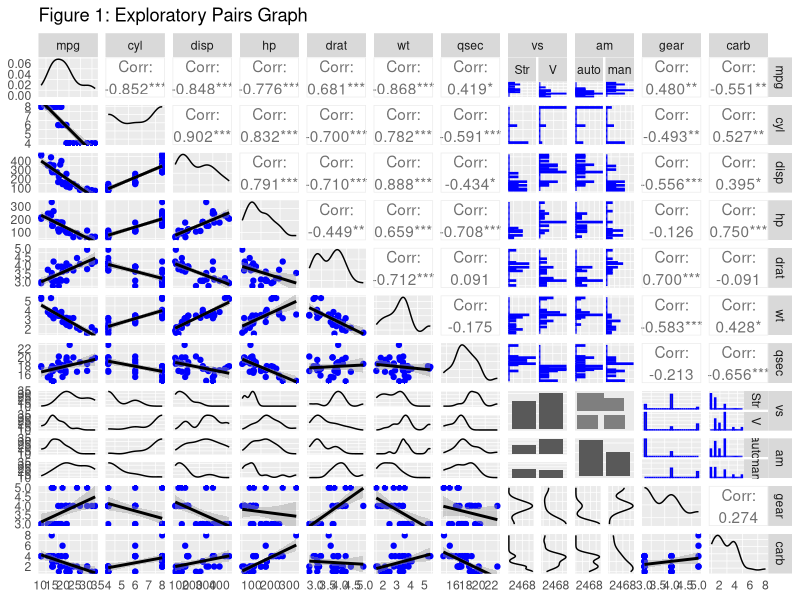
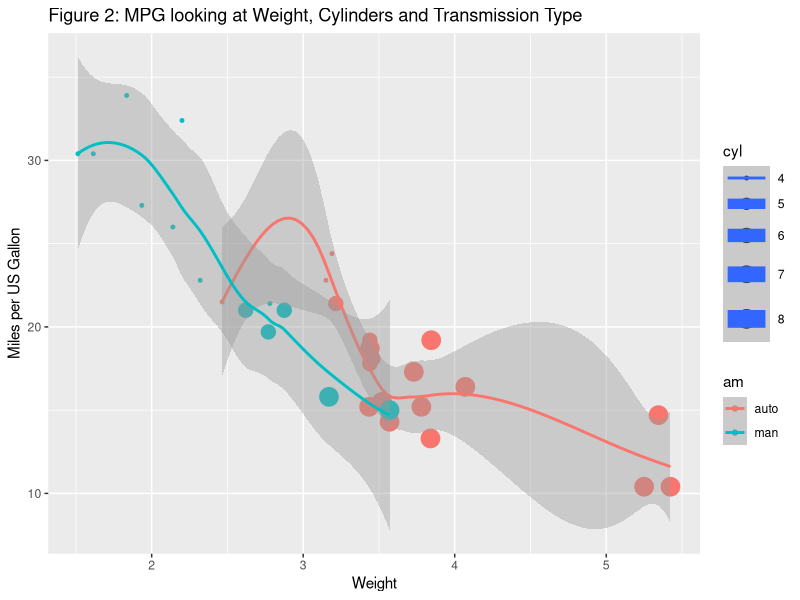
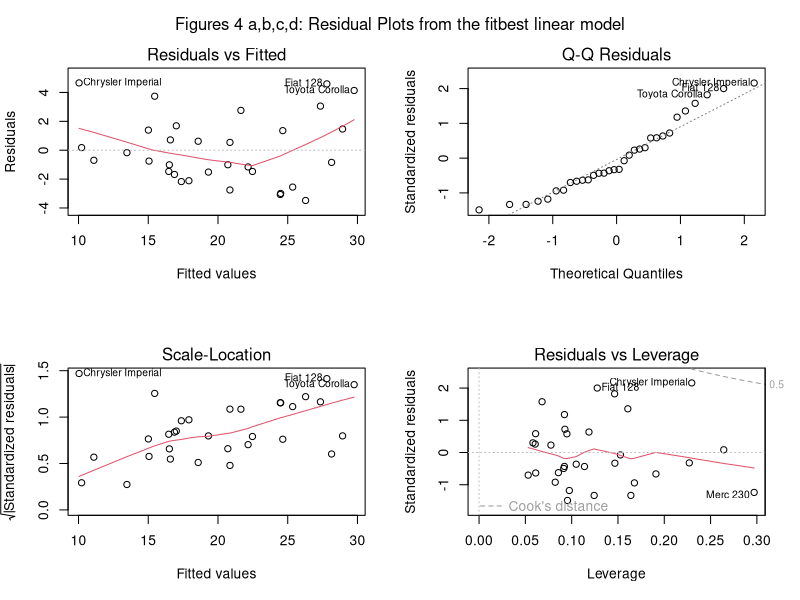
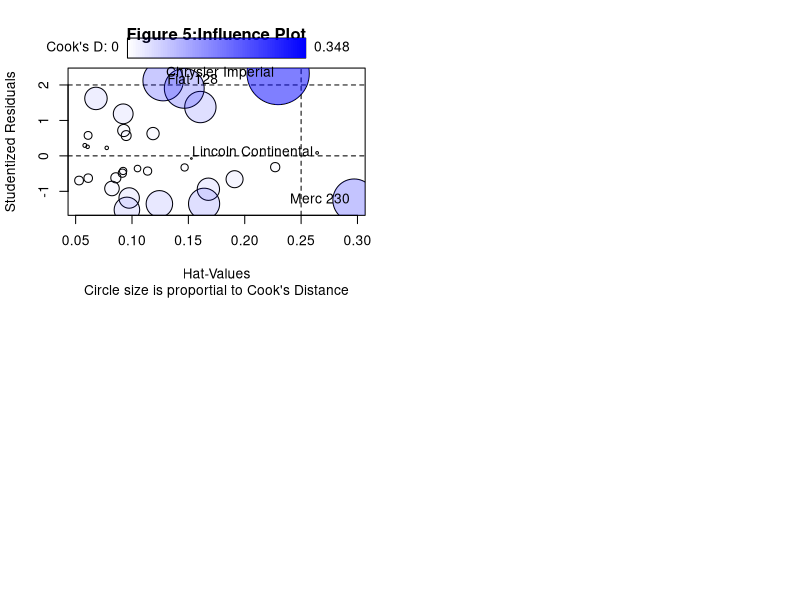

Recreate these plots in R, in order.
## ---- chunk 1
require(ggplot2) ; require(GGally) ; require(car); require(knitr)
data(mtcars)
## ---- chunk 2
mtcars$am <- as.factor(ifelse(mtcars$am == 0, "auto", "man")) ; 
mtcars$vs <- as.factor(ifelse(mtcars$vs == 0, "V", "Str"))
str(mtcars)
## ---- chunk 3
g <- ggpairs(mtcars,
             lower=list(continuous=wrap("smooth", colour="blue"), combo="facetdensity", discrete="facetbar"), 
             upper=list(continuous="cor", combo=wrap("facethist", colour="blue"), discrete="ratio"),
             title="Figure 1: Exploratory Pairs Graph")
g <- g + theme(legend.position = "none", 
               panel.grid.major = element_blank(), 
               axis.ticks = element_blank())
g
## ---- chunk 4
p <- ggplot(data=mtcars, aes(x=wt, y=mpg, colour=am, size=cyl)) + 
    geom_point() + 
    geom_smooth() + 
    ggtitle("Figure 2: MPG looking at Weight, Cylinders and Transmission Type") + labs(x="Weight", y="Miles per US Gallon")
p
## ---- chunk 5
fit0 <- lm(mpg ~ factor(am), mtcars) ; summary(fit0)$coef
## ---- chunk 6
fitall <- lm(mpg ~ cyl + disp + hp + drat+ wt + qsec + factor(vs) + factor(am) + gear + carb, mtcars)
sqrt(vif(fitall))
## ---- chunk 7
steps <- step(fitall, k=log(nrow(mtcars)), direction = "both", trace = FALSE)
summary(steps)
fitbest <- lm(mpg ~ wt + qsec + factor(am), mtcars)
## ---- chunk 8
fit1 <- lm(mpg ~ wt, mtcars)
fit2 <- lm(mpg ~ wt + qsec, mtcars)
fit3 <- lm(mpg ~ wt + qsec + factor(am), mtcars)
fit4 <- lm(mpg ~ wt + qsec + factor(am) + disp, mtcars)
anova(fit1, fit2, fit3, fit4)
## ---- chunk 9
sqrt(vif(fitbest))
confint(fitbest, level=0.95)
## ---- chunk 10
par(mfrow=c(2,2))
plot(fitbest)
mtext("Figures 4 a,b,c,d: Residual Plots from the fitbest linear model", side = 3, line = -2, outer = TRUE)
## ---- chunk 11
influencePlot(fitbest, id.method="identify", main="Figure 5:Influence Plot", sub="Circle size is proportial to Cook's Distance" )
